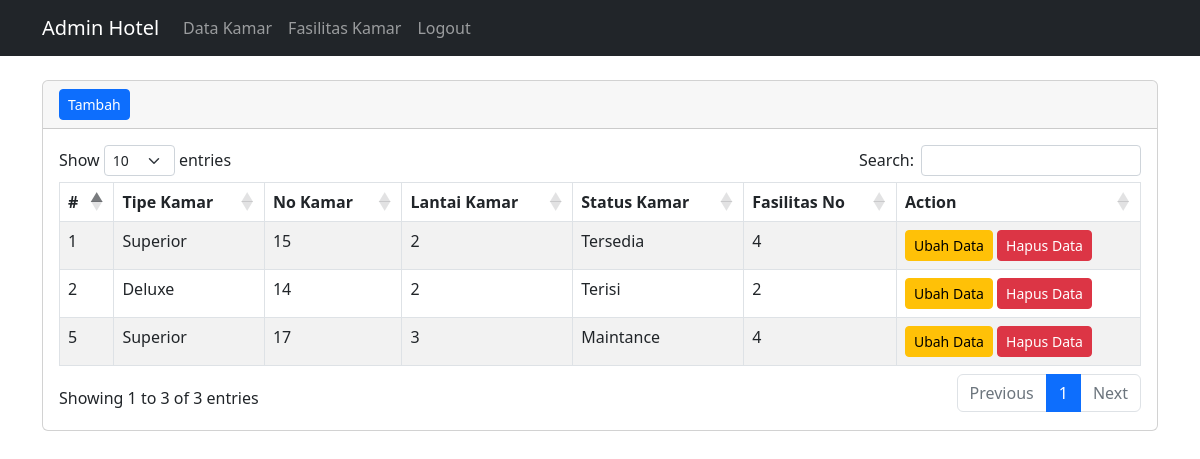
/admin/data_kamar (signed in), run on the app's committed database.
### tables this page shows
CREATE TABLE `kamars` (
  `id_kamar` int(11) NOT NULL,
  `tipe` varchar(255) NOT NULL,
  `no` varchar(255) NOT NULL,
  `lantai` varchar(255) NOT NULL,
  `status` varchar(255) NOT NULL,
  `no_fasilitas` int(11) NOT NULL
);

### admin/data_kamar/index.php (the view, shortened to what this page needs)
<?php
    require '../../koneksi.php';
?>
<?php include('../layout/header.php') ?>
    <div class="container mt-4">
        <div class="row">
            <div class="col-md-12">
                <div class="card card-outline card-info">
                    <div class="card-header">
                        <button class="btn btn-sm btn-primary" data-bs-toggle="modal" data-bs-target="#tambah">Tambah</button>
                    </div>
                    <div class="card-body">
                        <table class="table table-bordered table-striped" id = "table">
                            <thead>
                                <tr>
                                    <th>#</th>
                                    <th>Tipe Kamar</th>
                                    <th>No Kamar</th>
                                    <th>Lantai Kamar</th>
                                    <th>Status Kamar</th>
                                    <th>Fasilitas No</th>
                                    <th>Action</th>
                                </tr>
                            </thead>
                            <tbody>
                                <?php
                                    $query = "SELECT * FROM kamars";
                                    $query_run = mysqli_query($con, $query);
                                    if(mysqli_num_rows($query_run) > 0)
                                    {
                                        foreach($query_run as $kamar)
                                        {
                                            ?>
                                            <tr>
                                                <td><?= $kamar['id_kamar']?></td>
                                                <td><?= $kamar['tipe']?></td>
                                                <td><?= $kamar['no']?></td>
                                                <td><?= $kamar['lantai']?></td>
                                                <td><?= $kamar['status']?></td>
                                                <td><?= $kamar['no_fasilitas']?></td>
                                                <td>
                                                    <a href="edit_data_kamar.php?id=<?= $kamar['id_kamar']; ?>" class="btn btn-warning btn-sm">Ubah Data</a>
                                                    <form action="controller_kamar.php" method="POST" class="d-inline">
                                                        <button type="submit" name="hapus_data_kamar" value="<?=$kamar['id_kamar'];?>" class="btn btn-danger btn-sm">Hapus Data</button>
                                                    </form>
                                                </td>
                                            </tr>
                                            <?php
                                        }
                                    }
                                    else
                                    {
                                        echo "<h5> Belum Ada Data kamar </h5>";
                                    }
                                 ?>
                            </tbody>
                        </table>
                    </div>
            </div>
        </div>
    </div>
<?php include('../layout/footer.php') ?>

### admin/layout/footer.php (shortened to what this page needs)
  </body>
</html>

### admin/layout/header.php (shortened to what this page needs)
<?php
include 'footer.php';
?>
<!doctype html>
<html lang="en">
  <head>
    <link rel="stylesheet" href="https://cdn.datatables.net/1.13.1/css/dataTables.bootstrap5.min.css">
    <link href="https://cdn.jsdelivr.net/npm/bootstrap@5.2.0/dist/css/bootstrap.min.css" rel="stylesheet">
  </head>
  <body>
    <nav class="navbar navbar-expand-lg navbar-dark bg-dark">
    <div class="container">
      <a class="navbar-brand" href="#">Admin Hotel</a>
      <div class="collapse navbar-collapse" id="navbarNav">
        <ul class="navbar-nav">
        <li class="nav-item">
            <a class="nav-link" href="../data_kamar/index.php">Data Kamar</a>
          </li>
        <li class="nav-item">
            <a class="nav-link" href="../fasilitas_kamar/index.php">Fasilitas Kamar</a>
          </li>
        <li class="nav-item">
            <a class="nav-link" href="../logout.php">Logout</a>
          </li>
        </ul>
      </div>
    </div>
  </nav>

### data on the page
kamars: id_kamar "1", tipe "Superior", no "15", lantai "2", status "Tersedia", no_fasilitas "4"
kamars: id_kamar "2", tipe "Deluxe", no "14", lantai "2", status "Terisi", no_fasilitas "2"
kamars: id_kamar "5", tipe "Superior", no "17", lantai "3", status "Maintance", no_fasilitas "4"
